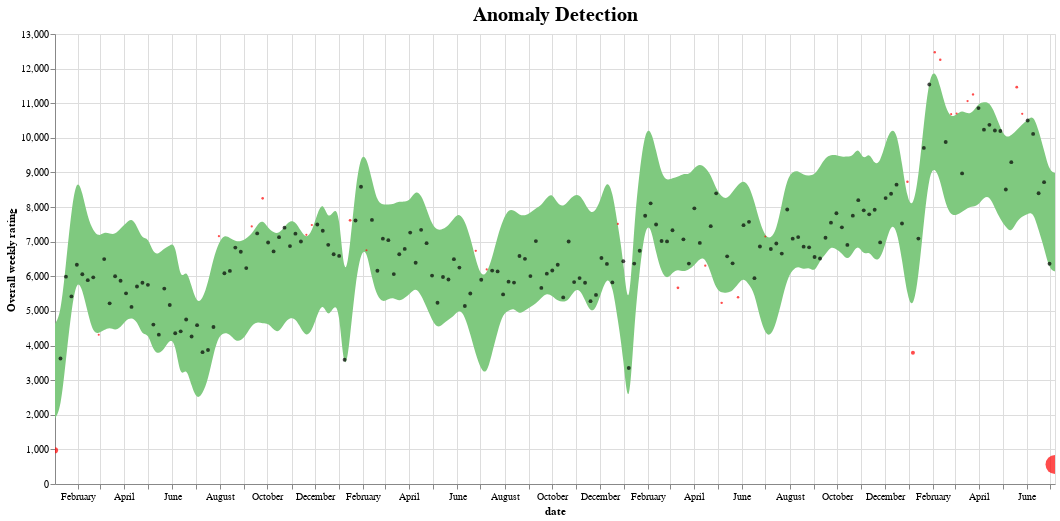

Notebook code cell kept with this figure:
### Code cell
def plot_anomalies(forecasted):
    interval = alt.Chart(forecasted).mark_area(interpolate="basis", color = '#7FC97F').encode(
    x=alt.X('ds:T',  title ='date'),
    y='yhat_upper',
    y2='yhat_lower',
    tooltip=['ds', 'fact', 'yhat_lower', 'yhat_upper']
   ).interactive().properties(
   #).properties(
        title='Anomaly Detection'
    )

    fact = alt.Chart(forecasted[forecasted.anomaly==0]).mark_circle(size=15, opacity=0.7, color = 'Black').encode(
        x='ds:T',
        y=alt.Y('fact', title='Overall weekly rating'),    
        tooltip=['ds', 'fact', 'yhat_lower', 'yhat_upper']
    ).interactive()

    anomalies = alt.Chart(forecasted[forecasted.anomaly!=0]).mark_circle(size=30, color = 'Red').encode(
        x='ds:T',
        y=alt.Y('fact', title='Overall weekly rating'),    
        tooltip=['ds', 'fact', 'yhat_lower', 'yhat_upper'],
        size = alt.Size( 'importance', legend=None)
    ).interactive()

    return alt.layer(interval, fact, anomalies)\
              .properties(width=1000, height=450)\
              .configure_title(fontSize=20)
              
plot_anomalies(pred)

### Figure 1 — Vega-Lite specification as saved in the notebook (floating-point values rounded to 4 significant figures; data arrays with more than 128 entries replaced by an {"elided": "..."} marker saying what was removed)
{"config": {"view": {"continuousWidth": 400, "continuousHeight": 300}, "title": {"fontSize": 20}}, "layer": [{"data": {"name": "data-b34e25e87f9272211e6087108d2981fc"}, "mark": {"type": "area", "color": "#7FC97F", "interpolate": "basis"}, "encoding": {"tooltip": [{"type": "temporal", "field": "ds"}, {"type": "quantitative", "field": "fact"}, {"type": "quantitative", "field": "yhat_lower"}, {"type": "quantitative", "field": "yhat_upper"}], "x": {"type": "temporal", "field": "ds", "title": "date"}, "y": {"type": "quantitative", "field": "yhat_upper"}, "y2": {"field": "yhat_lower"}}, "selection": {"selector013": {"type": "interval", "bind": "scales", "encodings": ["x", "y"]}}, "title": "Anomaly Detection"}, {"data": {"name": "data-e8d099bf37a4fa5a419543e2f93416f7"}, "mark": {"type": "circle", "color": "Black", "opacity": 0.7, "size": 15}, "encoding": {"tooltip": [{"type": "temporal", "field": "ds"}, {"type": "quantitative", "field": "fact"}, {"type": "quantitative", "field": "yhat_lower"}, {"type": "quantitative", "field": "yhat_upper"}], "x": {"type": "temporal", "field": "ds"}, "y": {"type": "quantitative", "field": "fact", "title": "Overall weekly rating"}}, "selection": {"selector014": {"type": "interval", "bind": "scales", "encodings": ["x", "y"]}}}, {"data": {"name": "data-a175f90e63373164e186f4cabac94923"}, "mark": {"type": "circle", "color": "Red", "size": 30}, "encoding": {"size": {"type": "quantitative", "field": "importance", "legend": null}, "tooltip": [{"type": "temporal", "field": "ds"}, {"type": "quantitative", "field": "fact"}, {"type": "quantitative", "field": "yhat_lower"}, {"type": "quantitative", "field": "yhat_upper"}], "x": {"type": "temporal", "field": "ds"}, "y": {"type": "quantitative", "field": "fact", "title": "Overall weekly rating"}}, "selection": {"selector015": {"type": "interval", "bind": "scales", "encodings": ["x", "y"]}}}], "height": 450, "width": 1000, "$schema": "https://vega.github.io/schema/vega-lite/v4.8.1.json", "datasets": {"data-b34e25e87f9272211e6087108d2981fc": {"elided": "184 records"}, "data-e8d099bf37a4fa5a419543e2f93416f7": {"elided": "156 records"}, "data-a175f90e63373164e186f4cabac94923": [{"ds": "2016-01-03T00:00:00", "trend": 5160.0, "yhat": 3229.0, "yhat_lower": 1899.0, "yhat_upper": 4631.0, "fact": 975, "anomaly": -1, "importance": 0.9472}, {"ds": "2016-02-28T00:00:00", "trend": 5307.0, "yhat": 5764.0, "yhat_lower": 4352.0, "yhat_upper": 7146.0, "fact": 4313, "anomaly": -1, "importance": 0.008995}, {"ds": "2016-07-31T00:00:00", "trend": 5712.0, "yhat": 5619.0, "yhat_lower": 4288.0, "yhat_upper": 6988.0, "fact": 7158, "anomaly": 1, "importance": 0.02373}, {"ds": "2016-09-11T00:00:00", "trend": 5818.0, "yhat": 5890.0, "yhat_lower": 4589.0, "yhat_upper": 7219.0, "fact": 7439, "anomaly": 1, "importance": 0.02958}, {"ds": "2016-09-25T00:00:00", "trend": 5847.0, "yhat": 6153.0, "yhat_lower": 4635.0, "yhat_upper": 7642.0, "fact": 8252, "anomaly": 1, "importance": 0.07388}, {"ds": "2016-11-20T00:00:00", "trend": 5961.0, "yhat": 5610.0, "yhat_lower": 4255.0, "yhat_upper": 7091.0, "fact": 7198, "anomaly": 1, "importance": 0.01492}, {"ds": "2016-11-27T00:00:00", "trend": 5975.0, "yhat": 5780.0, "yhat_lower": 4417.0, "yhat_upper": 7289.0, "fact": 7482, "anomaly": 1, "importance": 0.02584}, {"ds": "2017-01-15T00:00:00", "trend": 6073.0, "yhat": 5584.0, "yhat_lower": 4235.0, "yhat_upper": 6870.0, "fact": 7618, "anomaly": 1, "importance": 0.09825}, {"ds": "2017-02-05T00:00:00", "trend": 6115.0, "yhat": 8009.0, "yhat_lower": 6780.0, "yhat_upper": 9442.0, "fact": 6755, "anomaly": -1, "importance": 0.00366}, {"ds": "2017-06-25T00:00:00", "trend": 6397.0, "yhat": 5096.0, "yhat_lower": 3742.0, "yhat_upper": 6468.0, "fact": 6736, "anomaly": 1, "importance": 0.03976}, {"ds": "2017-07-09T00:00:00", "trend": 6425.0, "yhat": 4640.0, "yhat_lower": 3169.0, "yhat_upper": 6073.0, "fact": 6199, "anomaly": 1, "importance": 0.02034}, {"ds": "2017-12-24T00:00:00", "trend": 6763.0, "yhat": 6093.0, "yhat_lower": 4744.0, "yhat_upper": 7471.0, "fact": 7514, "anomaly": 1, "importance": 0.005704}, {"ds": "2018-03-11T00:00:00", "trend": 6982.0, "yhat": 7564.0, "yhat_lower": 6208.0, "yhat_upper": 8870.0, "fact": 5666, "anomaly": -1, "importance": 0.09562}, {"ds": "2018-04-15T00:00:00", "trend": 7104.0, "yhat": 7779.0, "yhat_lower": 6531.0, "yhat_upper": 9148.0, "fact": 6307, "anomaly": -1, "importance": 0.03545}, {"ds": "2018-05-06T00:00:00", "trend": 7191.0, "yhat": 6894.0, "yhat_lower": 5521.0, "yhat_upper": 8299.0, "fact": 5233, "anomaly": -1, "importance": 0.05498}, {"ds": "2018-05-27T00:00:00", "trend": 7278.0, "yhat": 7222.0, "yhat_lower": 5782.0, "yhat_upper": 8651.0, "fact": 5397, "anomaly": -1, "importance": 0.07134}, {"ds": "2018-07-01T00:00:00", "trend": 7430.0, "yhat": 5705.0, "yhat_lower": 4332.0, "yhat_upper": 7143.0, "fact": 7153, "anomaly": 1, "importance": 0.001342}, {"ds": "2018-12-30T00:00:00", "trend": 8378.0, "yhat": 6780.0, "yhat_lower": 5400.0, "yhat_upper": 8207.0, "fact": 8731, "anomaly": 1, "importance": 0.06004}, {"ds": "2019-01-06T00:00:00", "trend": 8415.0, "yhat": 6477.0, "yhat_lower": 5040.0, "yhat_upper": 7975.0, "fact": 3789, "anomaly": -1, "importance": 0.33}, {"ds": "2019-02-03T00:00:00", "trend": 8563.0, "yhat": 10600.0, "yhat_lower": 9160.0, "yhat_upper": 11970.0, "fact": 12473, "anomaly": 1, "importance": 0.04053}, {"ds": "2019-02-10T00:00:00", "trend": 8600.0, "yhat": 10060.0, "yhat_lower": 8773.0, "yhat_upper": 11500.0, "fact": 12257, "anomaly": 1, "importance": 0.06206}, {"ds": "2019-02-24T00:00:00", "trend": 8674.0, "yhat": 9138.0, "yhat_lower": 7752.0, "yhat_upper": 10580.0, "fact": 10685, "anomaly": 1, "importance": 0.01024}, {"ds": "2019-03-03T00:00:00", "trend": 8711.0, "yhat": 9208.0, "yhat_lower": 7769.0, "yhat_upper": 10680.0, "fact": 10704, "anomaly": 1, "importance": 0.002169}, {"ds": "2019-03-17T00:00:00", "trend": 8785.0, "yhat": 9350.0, "yhat_lower": 7988.0, "yhat_upper": 10690.0, "fact": 11062, "anomaly": 1, "importance": 0.03407}, {"ds": "2019-03-24T00:00:00", "trend": 8822.0, "yhat": 9377.0, "yhat_lower": 8011.0, "yhat_upper": 10750.0, "fact": 11254, "anomaly": 1, "importance": 0.04507}, {"ds": "2019-05-19T00:00:00", "trend": 9118.0, "yhat": 8865.0, "yhat_lower": 7591.0, "yhat_upper": 10220.0, "fact": 11465, "anomaly": 1, "importance": 0.1082}, {"ds": "2019-05-26T00:00:00", "trend": 9155.0, "yhat": 9070.0, "yhat_lower": 7731.0, "yhat_upper": 10400.0, "fact": 10693, "anomaly": 1, "importance": 0.02771}, {"ds": "2019-07-07T00:00:00", "trend": 9377.0, "yhat": 7530.0, "yhat_lower": 6141.0, "yhat_upper": 8986.0, "fact": 562, "anomaly": -1, "importance": 9.927}]}}
